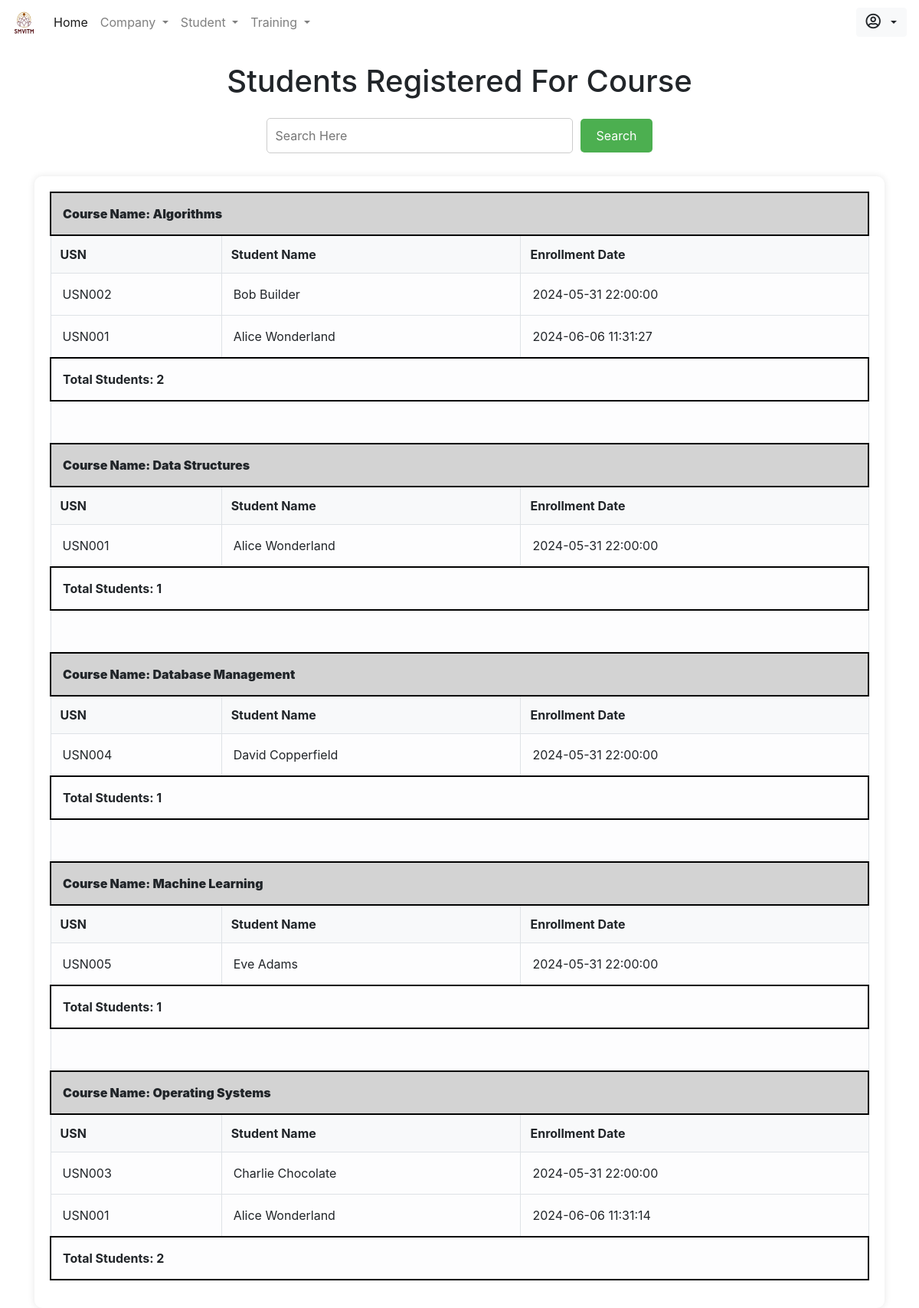
The page /admin/studentcourse.php on the database its author committed.
### tables this page shows
CREATE TABLE `join_course` (
  `id` int(11) NOT NULL,
  `course_name` varchar(255) NOT NULL,
  `enrollment_date` timestamp NOT NULL DEFAULT current_timestamp(),
  `student_name` varchar(100) NOT NULL,
  `usn` varchar(20) NOT NULL
);

CREATE TABLE `studentlogin` (
  `usn` varchar(20) NOT NULL,
  `uname` varchar(10) NOT NULL,
  `pwd` varchar(10) NOT NULL,
  `fname` varchar(15) NOT NULL,
  `lname` varchar(15) NOT NULL,
  `email` varchar(40) NOT NULL,
  `phone` varchar(12) NOT NULL,
  `secque` varchar(100) NOT NULL,
  `secans` varchar(100) NOT NULL,
  `course` varchar(100) DEFAULT NULL,
  `branch` varchar(100) DEFAULT NULL,
  `percentage` varchar(10) DEFAULT NULL,
  `yop` varchar(10) DEFAULT NULL,
  `sslc` varchar(100) DEFAULT NULL,
  `puc` varchar(100) DEFAULT NULL
);

### admin/studentcourse.php (the view, shortened to what this page needs)
<!DOCTYPE html>
<html lang="en">
<head>
    <?php include_once 'includes/head.php'; ?>
</head>
<body>
    <?php include_once 'includes/nav.php'; ?>
    <div class="container" style="z-index: 2;">
        <h1 class="form-row justify-content-center mt-4">Students Registered For Course</h1>
        <div class="search-container mt-4">
            <form method="GET">
                <input type="text" name="search" placeholder="Search Here">
                <button type="submit">Search</button>
            </form>
        </div>
        <div class="table-container">
            <div class="table-responsive">
                <table class="table table-hover table-borderless table-light">
                    <tbody>
                    <thead>
                    <?php
                    include_once 'includes/db.inc.php';
                    if (isset($_GET['search'])) {
                        $search = mysqli_real_escape_string($conn, $_GET['search']);
                        $sql = "SELECT jc.course_name, jc.enrollment_date, sl.usn, sl.fname, sl.lname
                                FROM join_course jc
                                LEFT JOIN studentlogin sl ON jc.usn = sl.usn
                                WHERE jc.course_name LIKE '%$search%' OR sl.fname LIKE '%$search%' OR sl.lname LIKE '%$search%'
                                ORDER BY jc.course_name;";
                    } else {
                        $sql = "SELECT jc.course_name, jc.enrollment_date, sl.usn, sl.fname, sl.lname
                                FROM join_course jc
                                LEFT JOIN studentlogin sl ON jc.usn = sl.usn
                                ORDER BY jc.course_name;";
                    }
                    $res = mysqli_query($conn, $sql);
                    $currentCourse = '';
                    $studentCount = 0;
                    while ($row = mysqli_fetch_assoc($res)) {
                        if ($row['course_name'] != $currentCourse) {
                            if ($currentCourse != '') {
                                echo '<tr class="bold-row"><td colspan="4" class="total-students-right"><strong>Total Students: ' . $studentCount . '</strong></td></tr>';
                                echo '<tr><td colspan="4">&nbsp;</td></tr>';
                            }
                            $currentCourse = $row['course_name'];
                            $studentCount = 0;
                            echo '<tr><td colspan="4" class="course-name"><strong>Course Name: ' . $currentCourse . '</strong></td></tr>';
                            echo '<tr><th>USN</th><th>Student Name</th><th>Enrollment Date</th></tr>';
                        }
                        $studentCount++;
                        $studentName = $row['fname'] . ' ' . $row['lname'];
                        echo '<tr>';
                        echo '<td>' . $row['usn'] . '</td>';
                        echo '<td>' . $studentName . '</td>';
                        echo '<td>' . $row['enrollment_date'] . '</td>';
                        echo '</tr>';
                    }
                    if ($currentCourse != '') {
                        echo '<tr class="bold-row"><td colspan="4" class="total-students-right"><strong>Total Students: ' . $studentCount . '</strong></td></tr>';
                    }
                    ?>
                    </thead>
                    </tbody>
                </table>
            </div>
        </div>
    </div>
</body>
</html>

### admin/studentcourse.php (style rules this page uses)
.search-container { display: flex; justify-content: center; margin-bottom: 20px; }
.search-container form { display: flex; align-items: center; }
.search-container input[type=text] { padding: 10px; width: 400px; border-radius: 5px; border: 1px solid #ccc; font-size: 16px; outline: none; }
.search-container button { padding: 10px 20px; border-radius: 5px; background-color: #4CAF50; color: white; border: none; cursor: pointer; font-size: 16px; margin-left: 10px; }
.table-container { margin-top: 30px; background-color: #fff; padding: 20px; border-radius: 10px; box-shadow: 0 0 10px rgba(0, 0, 0, 0.1); }
.table thead th { background-color: #f8f9fa; font-weight: bold; border-bottom: 1px solid #dee2e6; border-top: 1px solid #dee2e6; border-right: 1px solid #dee2e6; }
.table thead th:first-child { border-left: 1px solid #dee2e6; }
.table thead th:last-child { border-right:1px solid #dee2e6 ; }
.table td, .table th { vertical-align: middle; border-right: 1px solid #dee2e6; }
.table td:last-child, .table th:last-child { border-right: 1px solid #dee2e6; }
.table td:first-child, .table th:first-child { border-left: 1px solid #dee2e6; }
.table td { padding: 15px; border-top: 1px solid #dee2e6; }
.table td { padding: 15px; border-bottom: 1px solid #dee2e6; }
.bold-row { border-top: 2px solid #dee2e6; border-bottom: 2px solid #dee2e6; border-left: 2px solid #dee2e6; border-right: 2px solid #dee2e6; border-color: black; }
.course-name { font-weight: bold; background-color: lightgray; border: 2px solid black !important; margin-bottom: 2px !important; }

### rows shown on the page
join_course: course_name "Algorithms", studentlogin.usn "USN002", studentlogin.fname+lname "Bob Builder", enrollment_date "2024-05-31 22:00:00"
join_course: studentlogin.usn "USN001", studentlogin.fname+lname "Alice Wonderland", enrollment_date "2024-06-06 11:31:27"
join_course: studentCount "2", course_name "Data Structures", studentlogin.usn "USN001", studentlogin.fname+lname "Alice Wonderland", enrollment_date "2024-05-31 22:00:00"
join_course: studentCount "1", course_name "Database Management", studentlogin.usn "USN004", studentlogin.fname+lname "David Copperfield", enrollment_date "2024-05-31 22:00:00"
join_course: studentCount "1", course_name "Machine Learning", studentlogin.usn "USN005", studentlogin.fname+lname "Eve Adams", enrollment_date "2024-05-31 22:00:00"
join_course: studentCount "1", course_name "Operating Systems", studentlogin.usn "USN003", studentlogin.fname+lname "Charlie Chocolate", enrollment_date "2024-05-31 22:00:00"
join_course: studentlogin.usn "USN001", studentlogin.fname+lname "Alice Wonderland", enrollment_date "2024-06-06 11:31:14"

### other values the page prints
$studentCount "2"
